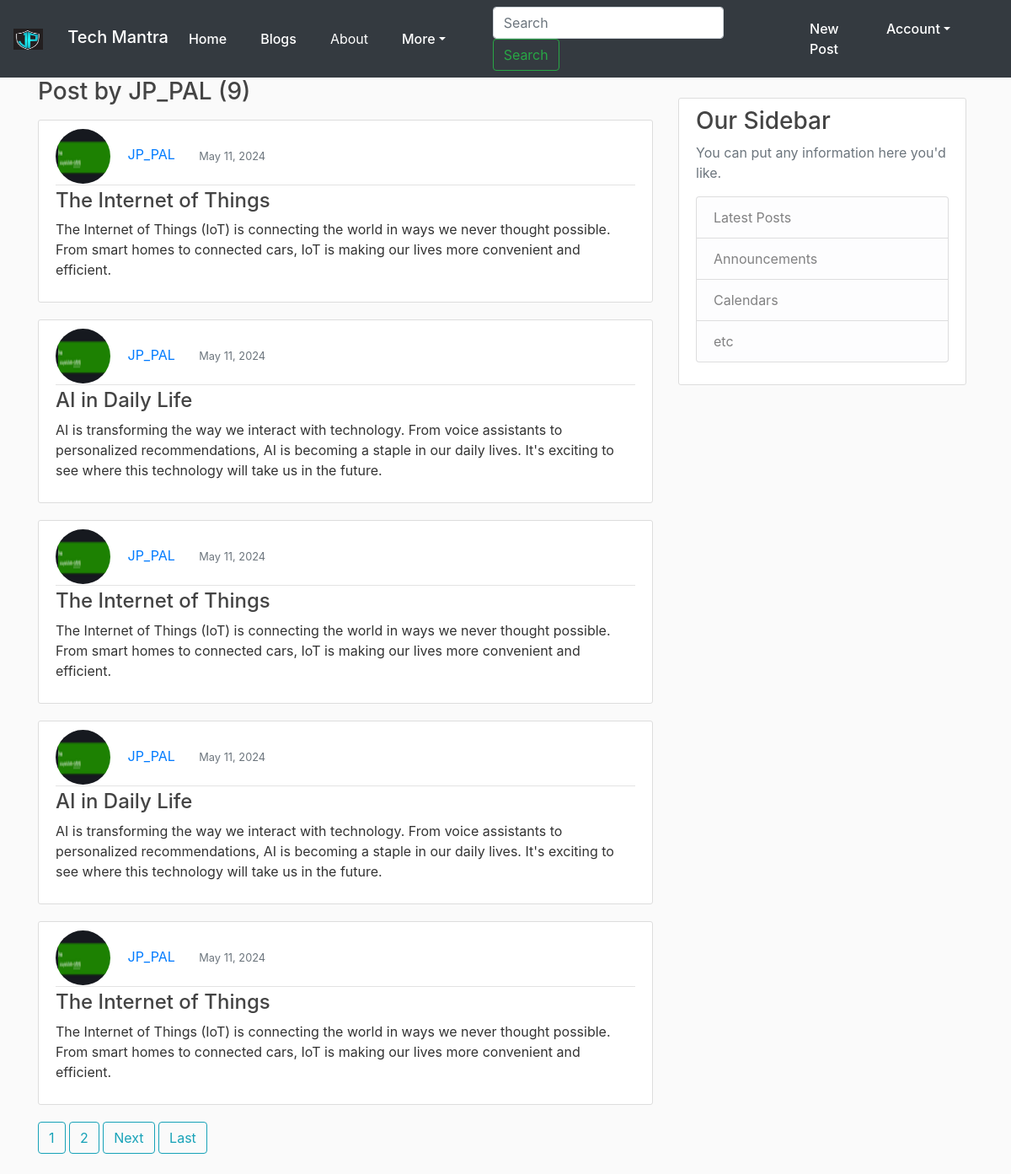
Page /user/JP_PAL (signed in) on the committed database.
### blog_app/models.py (models this page shows, shortened)
class Post(models.Model): #inheriting model form models , so each class is now going to be it's own table in database
    title= models.CharField(max_length=100) #title is aatribute of table , each attribute will be different field in database
    content = models.TextField()
    date_posted = models.DateTimeField(default=timezone.now) # or can use: auto_now_add=True, for last_update
    author = models.ForeignKey(User, on_delete=models.CASCADE) #the post models having relation to user as a one to Many

### users/models.py (models this page shows, shortened)
class Profile(models.Model):
    user = models.OneToOneField(User, on_delete=models.CASCADE) #one to one realtionship with profile user , cascade- delete user then delete profile
    image = models.ImageField(default='default.jpg',upload_to='profile_pics') #profile_pics the directory

### blog_app/views.py (the view)
# urls.py: path('user/<str:username>',UserPostListView.as_view(), name='user-posts'),
class UserPostListView(ListView):
    model = Post    #querying the post model
    template_name = 'blog_app/user_posts.html'
    context_object_name = 'posts' #bcz list view will be looking the post as the object name
    paginate_by = 5
    def get_queryset(self):
        user = get_object_or_404(User , username = self.kwargs.get('username')) #KWARGS IS query param
        return Post.objects.filter(author = user).order_by('-date_posted')

### blog_app/templates/blog_app/user_posts.html (shortened to what this page needs)
{% extends "blog_app/base.html" %}
{% block content %}
<h3 class="mb-3"> Post by {{ view.kwargs.username }} ({{ page_obj.paginator.count }})</h3>
    {% for post in posts %}
    <article class="media content-section">
        <div class="media-body">
            <div class="article-metadata">
                <img class="rounded-circle article-img" src="{{ post.author.profile.image.url }}">
                <a class="mr-4" href="{% url 'user-posts' post.author.username %}">{{ post.author }}</a>
                <small class="text-muted">
                {{ post.date_posted|date:"F d, Y" }}
                </small>
            </div>
            <h4><a class="article-title" href="{% url 'post-detail' post.id %}">{{ post.title }}</a></h4>
            <p class="article-content">{{ post.content }}</p>
        </div>
    </article>
    {% endfor %}
    {% if is_paginated %}
        {% for num in page_obj.paginator.page_range %}
            {% if page_obj.number == num %}
            <a href="?page={{ num }}" class="btn btn-outline-info mb-4"> {{ num }}</a>
                {% elif num > page_obj.number|add:'-3' and num < page_obj.number|add:'3' %}
                    <a href="?page={{ num }}" class="btn btn-outline-info mb-4"> {{ num }}</a>
            {% endif %}
        {% endfor %}
        {% if page_obj.has_next %}
            <a href="?page={{ page.obj.next_page_number}}" class="btn btn-outline-info mb-4">Next</a>
            <a href="?page={{ page_obj.paginator.num_pages }}" class="btn btn-outline-info mb-4">Last</a>
        {% endif  %}
    {% endif %}
{% endblock content  %}

### blog_app/static/blog_app/main.css (style rules this page uses)
body { background: #fafafa; color: #333333; }
h1, h2, h3, h4, h5, h6 { color: #444444; }
.content-section { background: #ffffff; padding: 10px 20px; border: 1px solid #dddddd; border-radius: 3px; margin-bottom: 20px; }
.article-title { color: #444444; }
.article-content { white-space: pre-line; }
.article-img { height: 65px; width: 65px; margin-right: 16px; }
.article-metadata { padding-bottom: 1px; margin-bottom: 4px; border-bottom: 1px solid #e3e3e3 }

### rows in the picture
Post: author.profile.image (picture), author "JP_PAL", date_posted "May 11, 2024", title "The Internet of Things", content "The Internet of Things (IoT) is connecting the world in ways we never thought possible. From smart homes to connected cars, IoT is making our lives more convenient and efficient."
Post: author.profile.image (picture), author "JP_PAL", date_posted "May 11, 2024", title "AI in Daily Life", content "AI is transforming the way we interact with technology. From voice assistants to personalized recommendations, AI is becoming a staple in our daily lives. It's exciting to see where this technology will take us in the future."
Post: author.profile.image (picture), author "JP_PAL", date_posted "May 11, 2024", title "The Internet of Things", content "The Internet of Things (IoT) is connecting the world in ways we never thought possible. From smart homes to connected cars, IoT is making our lives more convenient and efficient."
Post: author.profile.image (picture), author "JP_PAL", date_posted "May 11, 2024", title "AI in Daily Life", content "AI is transforming the way we interact with technology. From voice assistants to personalized recommendations, AI is becoming a staple in our daily lives. It's exciting to see where this technology will take us in the future."
Post: author.profile.image (picture), author "JP_PAL", date_posted "May 11, 2024", title "The Internet of Things", content "The Internet of Things (IoT) is connecting the world in ways we never thought possible. From smart homes to connected cars, IoT is making our lives more convenient and efficient."

### other values in the picture
{{ view.kwargs.username }} "JP_PAL"
{{ page_obj.paginator.count }} "9"
{{ num }} "1"
{{ num }} "2"
